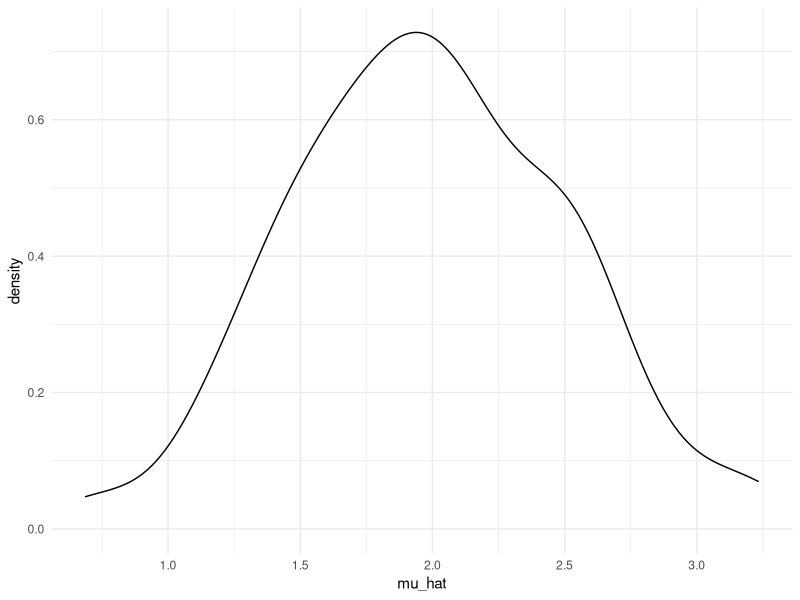
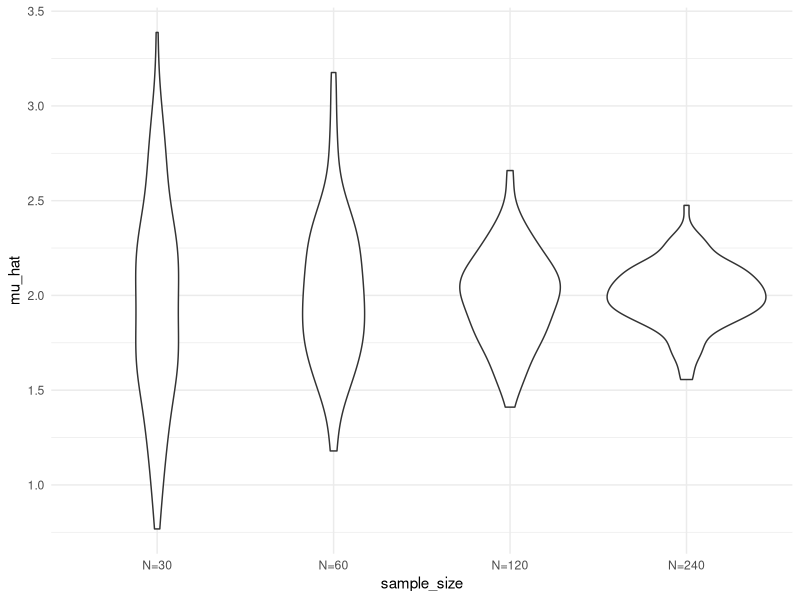
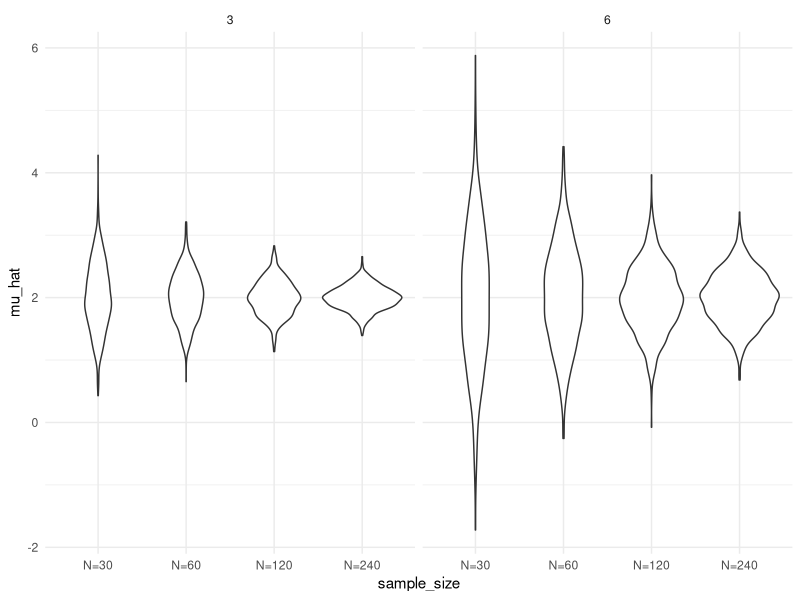

Generate these figures, in order, with R:
## ---- chunk 1
library(tidyverse)

knitr::opts_chunk$set(
echo = TRUE,
warning = FALSE,
  fig.width = 6,
  fig.asp = .6,
  out.width = "90%")

theme_set(theme_minimal() + theme(legend.position = "bottom"))

options(
  ggplot2.continuous.colour = "viridis",
  ggplot2.continuous.fill = "viridis")

scale_colour_discrete = scale_colour_viridis_d
scale_fill_discrete = scale_fill_viridis_d
## ---- chunk 2
sim_mean_sd = function(n_obs, mu = 2, sigma = 3) {
  
    x = rnorm(n = n_obs, mean = mu, sd = sigma)
  
  tibble(
      mu_hat = mean(x),
      sigma_hat = sd(x)
    )
}
## ---- chunk 3
sim_mean_sd(n_obs = 30)
## ---- chunk 4
output = vector("list", length = 100)

for (i in 1:100) {
  output[[i]] = sim_mean_sd(n_obs = 30)
}

bind_rows(output)
## ---- chunk 5
sim_results_df = 
  expand_grid(
    sample_size = 30,
    iteration = 1:100
  ) %>%
  mutate(
    estimate_df = map(sample_size, sim_mean_sd)
  ) %>%
  unnest(estimate_df)
## ---- chunk 6
sim_results_df %>%
  ggplot(aes(x = mu_hat)) +
  geom_density()
## ---- chunk 7
sim_results_df = 
  expand_grid(
    sample_size = c(30, 60, 120, 240),
    iteration = 1:100
  ) %>%
  mutate(
    estimate_df = map(sample_size, sim_mean_sd)
  ) %>%
  unnest(estimate_df)
## ---- chunk 8
sim_results_df %>%
  mutate(
    sample_size = str_c("N=", sample_size), 
    sample_size = fct_inorder(sample_size)) %>%
  ggplot(aes(x = sample_size, y = mu_hat)) +
  geom_violin()
## ---- chunk 9
sim_results_df %>%
  mutate(
    sample_size = str_c("N=", sample_size), 
    sample_size = fct_inorder(sample_size)) %>%
  group_by(sample_size) %>%
  summarize(
    emp_st_error = sd(mu_hat)
  )
## ---- chunk 10
sim_results_df = 
  expand_grid(
    sample_size = c(30, 60, 120, 240),
    true_sigma = c(6,3),
    iteration = 1:1000
  ) %>%
  mutate(
    estimate_df = 
      map2(.x = sample_size, .y = true_sigma, ~sim_mean_sd(n_obs = .x, sigma = .y))
  ) %>%
  unnest(estimate_df)

sim_results_df %>%
  mutate(
    sample_size = str_c("N=", sample_size), 
    sample_size = fct_inorder(sample_size)) %>%
  ggplot(aes(x = sample_size, y = mu_hat)) +
  geom_violin() +
  facet_grid(.~true_sigma)
